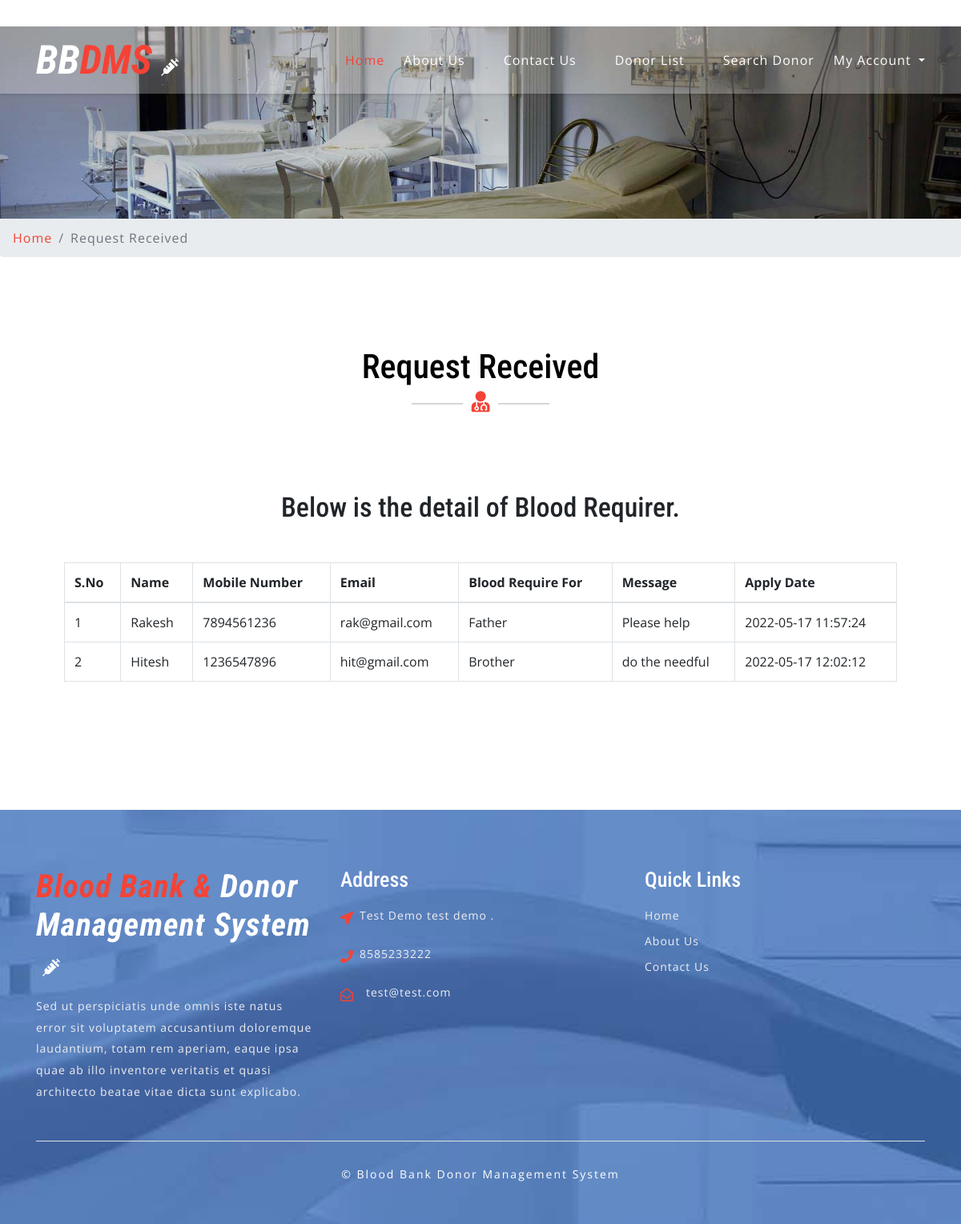
Page /request-received.php (signed in) on the committed database.
### tables this page shows
CREATE TABLE `tblbloodrequirer` (
  `ID` int(10) NOT NULL,
  `BloodDonarID` int(10) DEFAULT NULL,
  `name` varchar(250) DEFAULT NULL,
  `EmailId` varchar(250) DEFAULT NULL,
  `ContactNumber` bigint(10) DEFAULT NULL,
  `BloodRequirefor` varchar(250) DEFAULT NULL,
  `Message` mediumtext DEFAULT NULL,
  `ApplyDate` timestamp NULL DEFAULT current_timestamp()
);

CREATE TABLE `tblcontactusinfo` (
  `id` int(11) NOT NULL,
  `Address` tinytext DEFAULT NULL,
  `EmailId` varchar(255) DEFAULT NULL,
  `ContactNo` char(11) DEFAULT NULL
);

### request-received.php (the view, shortened to what this page needs)
<?php
include('includes/config.php');
if (strlen($_SESSION['bbdmsdid']==0)) {
  header('location:logout.php');
  } else{
  ?>
<!DOCTYPE html>
<html lang="zxx">
<head>
	<link rel="stylesheet" href="css/bootstrap.css">
	<link rel="stylesheet" href="css/style.css" type="text/css" media="all" />
	<link rel="stylesheet" href="css/fontawesome-all.css">
</head>
<body>
	<?php include('includes/header.php');?>
	<div class="inner-banner-w3ls">
	</div>
	<div class="breadcrumb-agile">
		<div aria-label="breadcrumb">
			<ol class="breadcrumb">
				<li class="breadcrumb-item">
					<a href="index.php">Home</a>
				</li>
				<li class="breadcrumb-item active" aria-current="page">Request Received</li>
			</ol>
		</div>
	</div>
	<div class="appointment py-5">
		<div class="py-xl-5 py-lg-3">
			<div class="w3ls-titles text-center mb-5">
				<h3 class="title">Request Received</h3>
				<span>
					<i class="fas fa-user-md"></i>
				</span>
			</div>
			<div class="d-flex">
				<div class="contact-right-w3l appoint-form" style="width:100% !important;">
					<h5 class="title-w3 text-center mb-5">Below is the detail of Blood Requirer.</h5>
					<table border="1" class="table table-bordered">
                                    <thead>
                                         <tr>
                                         	<th>S.No</th>
                                            <th>Name</th>
                                            <th>Mobile Number</th>
                                            <th>Email</th>
                                            <th>Blood Require For</th>
                                            <th>Message</th>
                                            <th>Apply Date</th>
                                        </tr>
                                    </thead>
                                    <tbody>
                                        <tr><?php
                                          $uid=$_SESSION['bbdmsdid'];
$sql="SELECT tblbloodrequirer.BloodDonarID,tblbloodrequirer.name,tblbloodrequirer.EmailId,tblbloodrequirer.ContactNumber,tblbloodrequirer.BloodRequirefor,tblbloodrequirer.Message,tblbloodrequirer.ApplyDate,tblblooddonars.id as donid from  tblbloodrequirer join tblblooddonars on tblblooddonars.id=tblbloodrequirer.BloodDonarID where tblbloodrequirer.BloodDonarID=:uid";
$query = $dbh -> prepare($sql);
$query->bindParam(':uid',$uid,PDO::PARAM_STR);
$query->execute();
$results=$query->fetchAll(PDO::FETCH_OBJ);
$cnt=1;
if($query->rowCount() > 0)
{
foreach($results as $row)
{               ?>
                                            <td><?php echo htmlentities($cnt);?></td>
                                        <td><?php  echo htmlentities($row->name);?></td>
                                             <td><?php  echo htmlentities($row->ContactNumber);?></td>
                                             <td><?php  echo htmlentities($row->EmailId);?></td>
                                          <td><?php  echo htmlentities($row->BloodRequirefor);?></td>
                 <td><?php  echo htmlentities($row->Message);?>
                  </td>
                                            <td>
                                              <?php  echo htmlentities($row->ApplyDate);?>
                                            </td>
                                        </tr>
                                    <?php $cnt=$cnt+1;}} else {?>
                                        <tr>
                                            <th colspan="8" style="color:red;"> No Record found</th>
                                        </tr>
                                    <?php } ?>
                                    </tbody>
                                </table>
				</div>
			</div>
		</div>
	</div>
	<?php include('includes/footer.php');?>
	<link rel="stylesheet" href="css/jquery-ui.css" />
</body>
</html><?php } ?>

### includes/footer.php (shortened to what this page needs)
<footer>
    <div class="w3ls-footer-grids pt-sm-4 pt-3">
      <div class="container py-xl-5 py-lg-3">
        <div class="row">
          <div class="col-md-4 w3l-footer">
            <h2 class="mb-sm-3 mb-2">
              <a href="index.php" class="text-white font-italic font-weight-bold">
                <span>Blood Bank & </span>Donor Management System
                <i class="fas fa-syringe ml-2"></i>
              </a>
            </h2>
            <p>Sed ut perspiciatis unde omnis iste natus error sit voluptatem accusantium doloremque laudantium, totam rem
              aperiam,
              eaque ipsa quae ab illo inventore veritatis et quasi architecto beatae vitae dicta sunt explicabo.</p>
          </div>
          <div class="col-md-4 w3l-footer my-md-0 my-4">
            <h3 class="mb-sm-3 mb-2 text-white">Address</h3>
            <ul class="list-unstyled">
              <?php
$sql = "SELECT * from tblcontactusinfo";
$query = $dbh -> prepare($sql);
$query->execute();
$results=$query->fetchAll(PDO::FETCH_OBJ);
if($query->rowCount() > 0)
{
foreach($results as $result)
{ ?>
              <li>
                <i class="fas fa-location-arrow float-left"></i>
                <p class="ml-4">
                  <span><?php  echo $result->Address; ?>. </p>
                <div class="clearfix"></div>
              </li>
              <li class="my-3">
                <i class="fas fa-phone float-left"></i>
                <p class="ml-4"><?php  echo $result->ContactNo; ?></p>
                <div class="clearfix"></div>
              </li>
              <li>
                <i class="far fa-envelope-open float-left"></i>
                <a href="mailto:info@example.com" class="ml-3"><?php  echo $result->EmailId; ?></a>
                <div class="clearfix"></div>
              </li>
            <?php } } ?></ul>
          </div>
          <div class="col-md-4 w3l-footer">
            <h3 class="mb-sm-3 mb-2 text-white">Quick Links</h3>
            <div class="nav-w3-l">
              <ul class="list-unstyled">
                <li>
                  <a href="index.php">Home</a>
                </li>
                <li class="mt-2">
                  <a href="about.php">About Us</a>
                </li>
                <li class="mt-2">
                  <a href="contact.php">Contact Us</a>
                </li>
              </ul>
            </div>
          </div>
        </div>
        <div class="border-top mt-5 pt-lg-4 pt-3 pb-lg-0 pb-3 text-center">
          <p class="copy-right-grids mt-lg-1">©  Blood Bank Donor Management System
          </p>
        </div>
      </div>
    </div>
  </footer>

### css/style.css (style rules this page uses)
body { padding: 0; margin: 0; background: #FFF; font-family: 'Open Sans', sans-serif; }
body a { transition: 0.5s all; -webkit-transition: 0.5s all; -moz-transition: 0.5s all; -o-transition: 0.5s all; -ms-transition: 0.5s all; text-decoration: none; }
h1, h2, h3, h4, h5, h6 { margin: 0; padding: 0; font-family: 'Roboto Condensed', sans-serif; }
p { margin: 0; padding: 0; font-family: 'Open Sans', sans-serif; font-size: 15px; letter-spacing: 1px; line-height: 1.9; color: #999; }
ul, ol { margin: 0; padding: 0; }
.navbar-light .navbar-brand, .navbar-light .navbar-brand:hover, .navbar-light .navbar-brand:focus, .w3l-footer h2 a span { color: #f44336; }
a.navbar-brand i, .w3l-footer h2 a i { color: #fff; font-size: 22px; }
h3.title { color: #000; font-size: 42px; }
.w3ls-titles span { position: relative; }
.w3ls-titles span:before { content: " "; background: #d6d6d6; width: 64px; height: 2px; position: absolute; top: 9px; left: -75px; }
.w3ls-titles span:after { content: " "; background: #d6d6d6; width: 64px; height: 2px; position: absolute; top: 9px; right: -75px; }
.w3ls-titles i { color: #f44336; font-size: 26px; margin-top: 5px; }
footer { background: url(../images/bg3.jpg) no-repeat center fixed; background-size: cover; -webkit-background-size: cover; -moz-background-size: cover; -o-background-size: cover; -moz-background-size: cover; }
.w3l-footer h2 a { font-size: 40px; letter-spacing: 1px; }
.w3l-footer h3 { font-size: 26px; }
.w3l-footer p, .w3l-footer p a, .w3l-footer ul li a { font-size: 14px; color: #efefef; letter-spacing: 1px; }
.w3l-footer ul li i { color: #f44336; line-height: 2; }
p.copy-right-grids { font-size: 14px; color: #fff; letter-spacing: 2px; }
.inner-banner-w3ls { background: url(../images/banner3.jpg) no-repeat center; background-size: cover; -webkit-background-size: cover; -moz-background-size: cover; -o-background-size: cover; -moz-background-size: cover; height: 20vw; }
.breadcrumb li a { color: #f44336; }
.breadcrumb li { letter-spacing: 1px; color: #000; }
h5.title-w3 { font-size: 34px; }
.contact-right-w3l { padding: 3em 5em; }
.contact-right-w3l.appoint-form { float: right; width: 56%; }

### rows in the picture
tblbloodrequirer: name "Rakesh", ContactNumber "7894561236", EmailId "rak@gmail.com", BloodRequirefor "Father", Message "Please help", ApplyDate "2022-05-17 11:57:24"
tblbloodrequirer: name "Hitesh", ContactNumber "1236547896", EmailId "hit@gmail.com", BloodRequirefor "Brother", Message "do the needful", ApplyDate "2022-05-17 12:02:12"
tblcontactusinfo: Address "Test Demo test demo", ContactNo "8585233222", EmailId "test@test.com"
